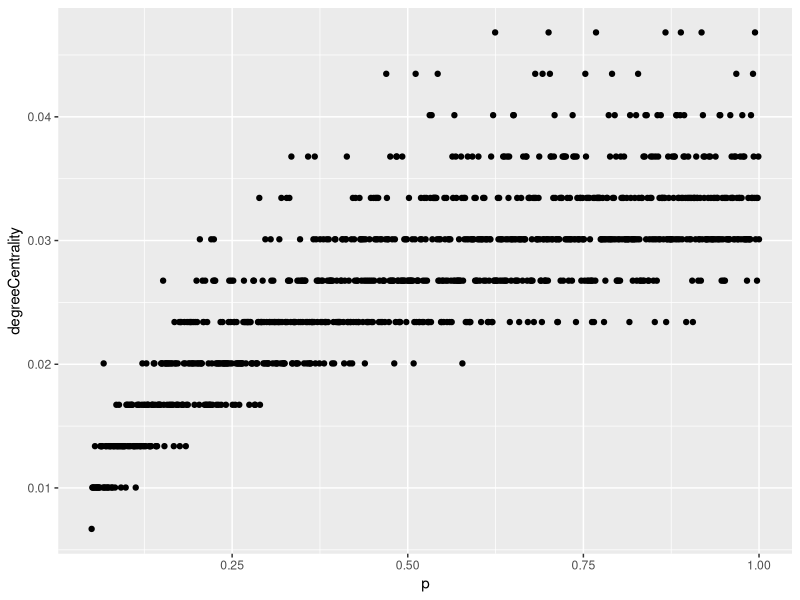
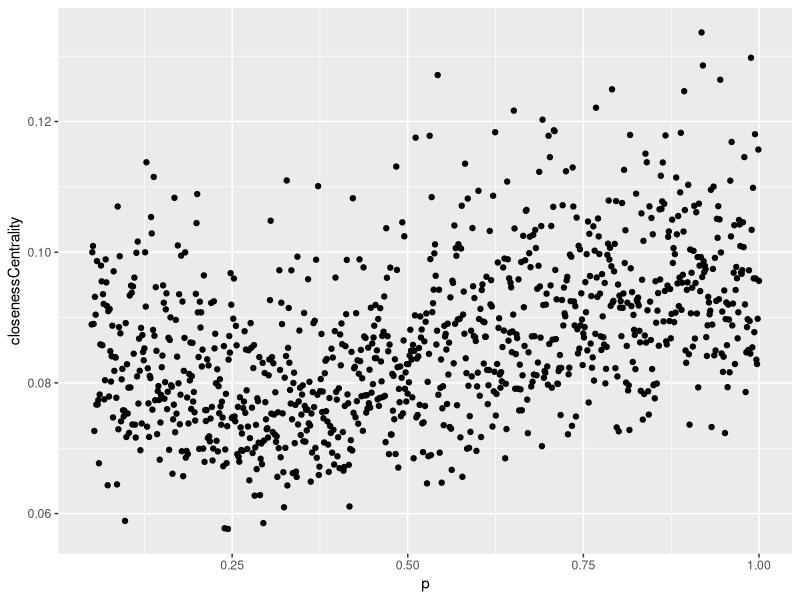
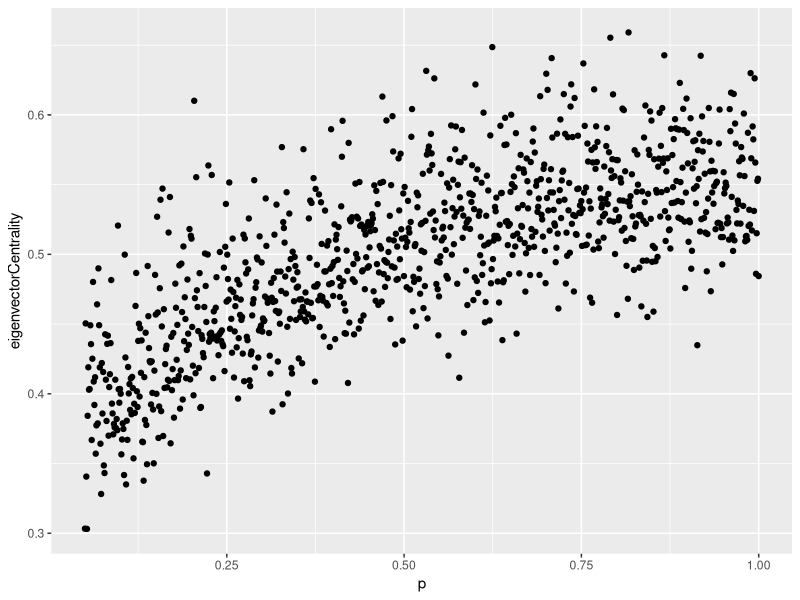
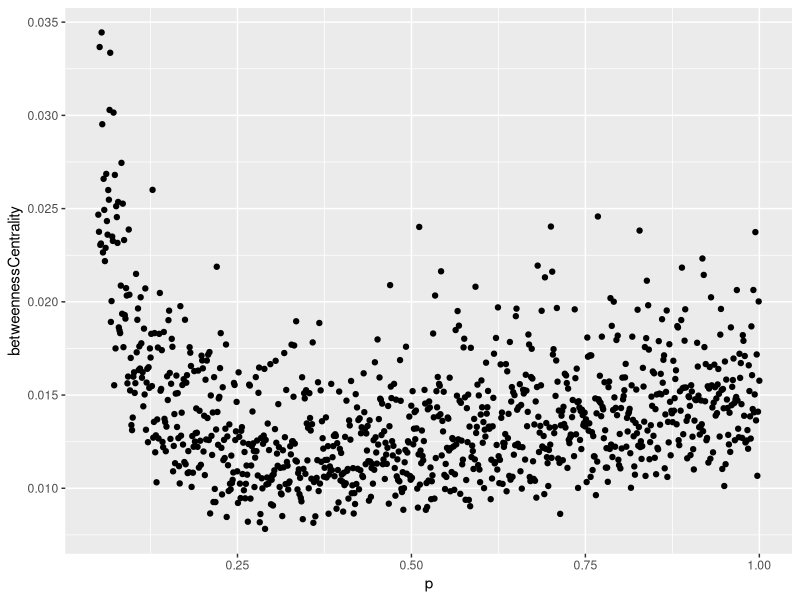
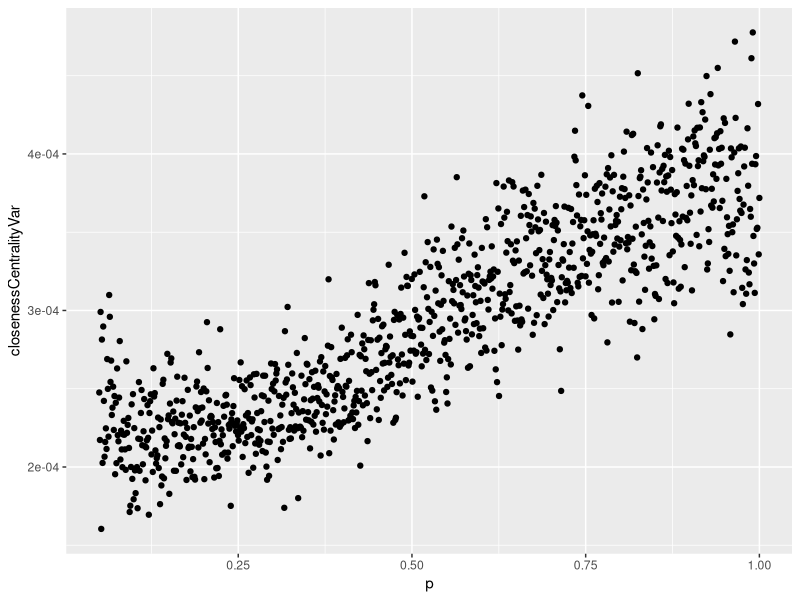
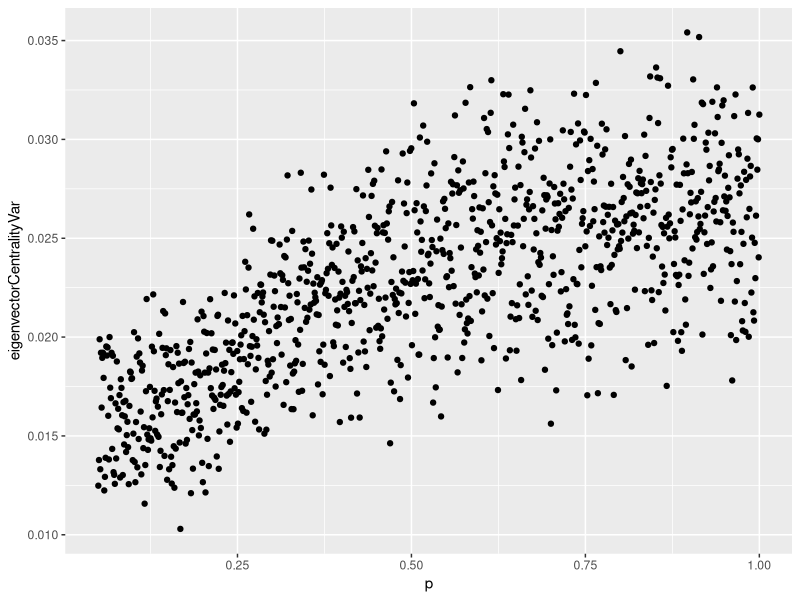
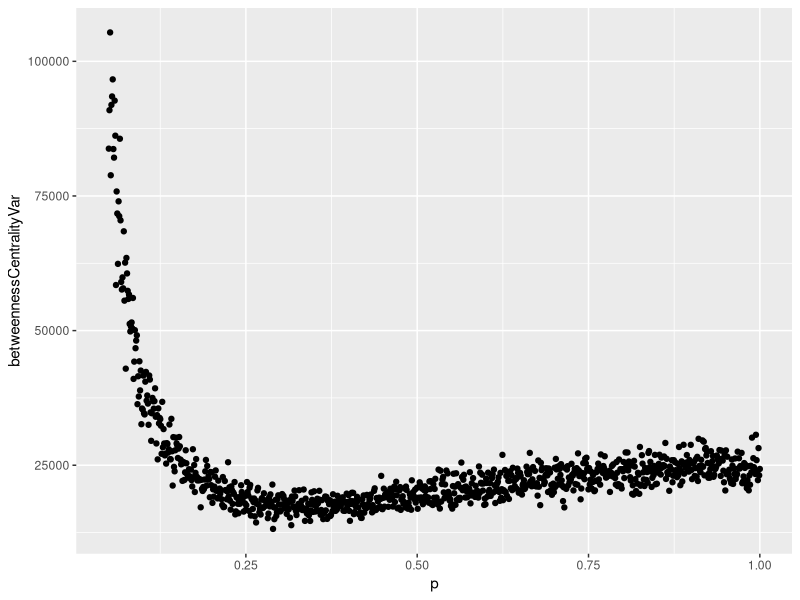
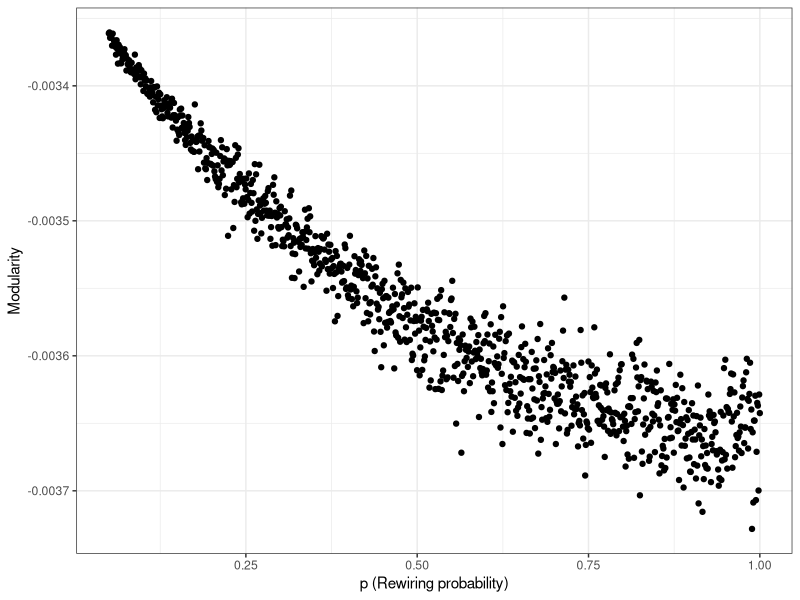

These charts were generated, in order, by the following R code:
library(igraph)
library(ggplot2)

#Simulate 1000 networks with varying values of p
#Then calculate measures of centrality
nWsSims <- 1000
degreeCentrality <- list()
closenessCentrality <- list()
eigenvectorCentrality <- list()
betweennessCentrality <- list()
closenessCentralityVar <- list()
eigenvectorCentralityVar <- list()
betweennessCentralityVar <- list()
Modularity <- list()
p.Val <- seq(0.05, 1, length.out = nWsSims)
for(i in 1:nWsSims){
  ws <- watts.strogatz.game(dim = 1, size = 300, nei = 5, p = p.Val[i])
  while(any(degree(ws)==0)){ws <- watts.strogatz.game(dim = 1, size = 300, nei = 5, p = p.Val[i])}
  degreeCentrality[[i]] <- centr_degree(ws)$centralization
  closenessCentrality[[i]] <- centr_clo(ws, mode="all")$centralization
  eigenvectorCentrality[[i]] <- centr_eigen(ws, directed=FALSE)$centralization
  betweennessCentrality[[i]] <- centr_betw(ws)$centralization
  ######### variance in centrality measures
  closenessCentralityVar[[i]] <- var(centr_clo(ws, mode="all")$res)
  eigenvectorCentralityVar[[i]] <- var(centr_eigen(ws, directed=FALSE)$vector)
  betweennessCentralityVar[[i]] <- var(centr_betw(ws)$res)
  ######### modularity (i.e. degree of clustering into communities)
  Modularity[[i]] <- modularity(ws, 1:300)
}

df_cent <- data.frame(degreeCentrality = unlist(degreeCentrality),
                      closenessCentrality = unlist(closenessCentrality),
                      eigenvectorCentrality = unlist(eigenvectorCentrality),
                      betweennessCentrality = unlist(betweennessCentrality),
                      closenessCentralityVar = unlist(closenessCentralityVar),
                      eigenvectorCentralityVar = unlist(eigenvectorCentralityVar),
                      betweennessCentralityVar = unlist(betweennessCentralityVar),
                      Modularity = unlist(Modularity),
                      p = p.Val)

#Measures of centrality
ggplot(df_cent, aes(x = p, y = degreeCentrality)) + geom_point()
ggplot(df_cent, aes(x = p, y = closenessCentrality)) + geom_point() #most appropriate for p in Watts-Strogatz
ggplot(df_cent, aes(x = p, y = eigenvectorCentrality)) + geom_point()
ggplot(df_cent, aes(x = p, y = betweennessCentrality)) + geom_point()
#Variance
ggplot(df_cent, aes(x = p, y = closenessCentralityVar)) + geom_point()
ggplot(df_cent, aes(x = p, y = eigenvectorCentralityVar)) + geom_point()
ggplot(df_cent, aes(x = p, y = betweennessCentralityVar)) + geom_point()
#Modularity
ggplot(df_cent, aes(x = p, y = Modularity)) + geom_point() + xlab("p (Rewiring probability)") + theme_bw()
ggsave(filename="./figures/illustrateWS_p_modularity.pdf", width = 8, height = 6, dpi = 100, units = "in")
